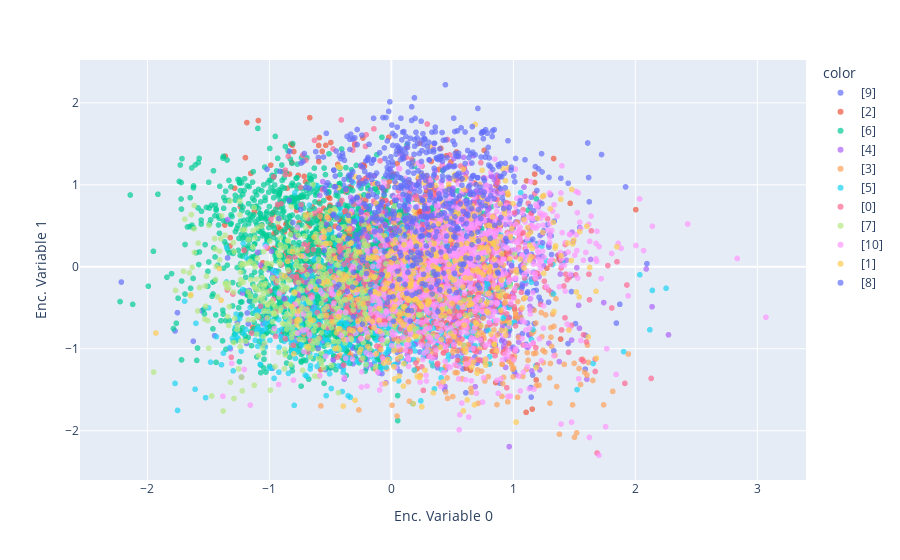

The code cell stored with this chart in its notebook:
### Code cell
import plotly.express as px
from sklearn.manifold import TSNE
from tqdm import tqdm

# Taken from example on Auto Encoders with regular MNist Data

encoded_samples = []
for sample in tqdm(test_dataset):
    img = sample[0].unsqueeze(0).to(device)
    label = sample[1]
    # Encode image
    vae.eval()
    with torch.no_grad():
        encoded_img = vae.encoder(img)
    # Append to list
    encoded_img = encoded_img.flatten().cpu().numpy()
    encoded_sample = {f"Enc. Variable {i}": enc for i,
                      enc in enumerate(encoded_img)}
    encoded_sample['label'] = label
    encoded_samples.append(encoded_sample)

encoded_samples = pd.DataFrame(encoded_samples)
encoded_samples


px.scatter(encoded_samples, x='Enc. Variable 0', y='Enc. Variable 1',
           color=encoded_samples.label.astype(str), opacity=0.7)

### Figure 1 — Plotly figure (JSON) as saved in the notebook; plotly's stock layout.template omitted (floating-point values rounded to 4 significant figures; data arrays with more than 128 entries replaced by an {"elided": "..."} marker saying what was removed)
{"data": [{"hovertemplate": "color=[9]<br>Enc. Variable 0=%{x}<br>Enc. Variable 1=%{y}<extra></extra>", "legendgroup": "[9]", "marker": {"color": "#636efa", "opacity": 0.7, "symbol": "circle"}, "mode": "markers", "name": "[9]", "showlegend": true, "type": "scattergl", "x": {"elided": "750 float values"}, "xaxis": "x", "y": {"elided": "750 float values"}, "yaxis": "y"}, {"hovertemplate": "color=[2]<br>Enc. Variable 0=%{x}<br>Enc. Variable 1=%{y}<extra></extra>", "legendgroup": "[2]", "marker": {"color": "#EF553B", "opacity": 0.7, "symbol": "circle"}, "mode": "markers", "name": "[2]", "showlegend": true, "type": "scattergl", "x": {"elided": "441 float values"}, "xaxis": "x", "y": {"elided": "441 float values"}, "yaxis": "y"}, {"hovertemplate": "color=[6]<br>Enc. Variable 0=%{x}<br>Enc. Variable 1=%{y}<extra></extra>", "legendgroup": "[6]", "marker": {"color": "#00cc96", "opacity": 0.7, "symbol": "circle"}, "mode": "markers", "name": "[6]", "showlegend": true, "type": "scattergl", "x": {"elided": "1836 float values"}, "xaxis": "x", "y": {"elided": "1836 float values"}, "yaxis": "y"}, {"hovertemplate": "color=[4]<br>Enc. Variable 0=%{x}<br>Enc. Variable 1=%{y}<extra></extra>", "legendgroup": "[4]", "marker": {"color": "#ab63fa", "opacity": 0.7, "symbol": "circle"}, "mode": "markers", "name": "[4]", "showlegend": true, "type": "scattergl", "x": {"elided": "732 float values"}, "xaxis": "x", "y": {"elided": "732 float values"}, "yaxis": "y"}, {"hovertemplate": "color=[3]<br>Enc. Variable 0=%{x}<br>Enc. Variable 1=%{y}<extra></extra>", "legendgroup": "[3]", "marker": {"color": "#FFA15A", "opacity": 0.7, "symbol": "circle"}, "mode": "markers", "name": "[3]", "showlegend": true, "type": "scattergl", "x": {"elided": "421 float values"}, "xaxis": "x", "y": {"elided": "421 float values"}, "yaxis": "y"}, {"hovertemplate": "color=[5]<br>Enc. Variable 0=%{x}<br>Enc. Variable 1=%{y}<extra></extra>", "legendgroup": "[5]", "marker": {"color": "#19d3f3", "opacity": 0.7, "symbol": "circle"}, "mode": "markers", "name": "[5]", "showlegend": true, "type": "scattergl", "x": {"elided": "737 float values"}, "xaxis": "x", "y": {"elided": "737 float values"}, "yaxis": "y"}, {"hovertemplate": "color=[0]<br>Enc. Variable 0=%{x}<br>Enc. Variable 1=%{y}<extra></extra>", "legendgroup": "[0]", "marker": {"color": "#FF6692", "opacity": 0.7, "symbol": "circle"}, "mode": "markers", "name": "[0]", "showlegend": true, "type": "scattergl", "x": {"elided": "833 float values"}, "xaxis": "x", "y": {"elided": "833 float values"}, "yaxis": "y"}, {"hovertemplate": "color=[7]<br>Enc. Variable 0=%{x}<br>Enc. Variable 1=%{y}<extra></extra>", "legendgroup": "[7]", "marker": {"color": "#B6E880", "opacity": 0.7, "symbol": "circle"}, "mode": "markers", "name": "[7]", "showlegend": true, "type": "scattergl", "x": {"elided": "550 float values"}, "xaxis": "x", "y": {"elided": "550 float values"}, "yaxis": "y"}, {"hovertemplate": "color=[10]<br>Enc. Variable 0=%{x}<br>Enc. Variable 1=%{y}<extra></extra>", "legendgroup": "[10]", "marker": {"color": "#FF97FF", "opacity": 0.7, "symbol": "circle"}, "mode": "markers", "name": "[10]", "showlegend": true, "type": "scattergl", "x": {"elided": "968 float values"}, "xaxis": "x", "y": {"elided": "968 float values"}, "yaxis": "y"}, {"hovertemplate": "color=[1]<br>Enc. Variable 0=%{x}<br>Enc. Variable 1=%{y}<extra></extra>", "legendgroup": "[1]", "marker": {"color": "#FECB52", "opacity": 0.7, "symbol": "circle"}, "mode": "markers", "name": "[1]", "showlegend": true, "type": "scattergl", "x": {"elided": "442 float values"}, "xaxis": "x", "y": {"elided": "442 float values"}, "yaxis": "y"}, {"hovertemplate": "color=[8]<br>Enc. Variable 0=%{x}<br>Enc. Variable 1=%{y}<extra></extra>", "legendgroup": "[8]", "marker": {"color": "#636efa", "opacity": 0.7, "symbol": "circle"}, "mode": "markers", "name": "[8]", "showlegend": true, "type": "scattergl", "x": {"elided": "558 float values"}, "xaxis": "x", "y": {"elided": "558 float values"}, "yaxis": "y"}], "layout": {"legend": {"title": {"text": "color"}, "tracegroupgap": 0}, "margin": {"t": 60}, "xaxis": {"anchor": "y", "domain": [0, 1], "title": {"text": "Enc. Variable 0"}}, "yaxis": {"anchor": "x", "domain": [0, 1], "title": {"text": "Enc. Variable 1"}}}}
